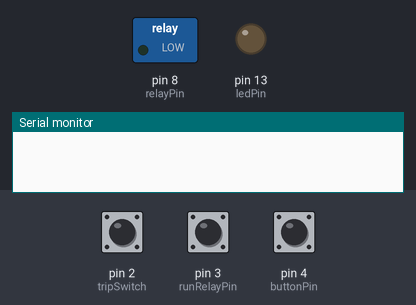
This sketch was run on a simulated Arduino Uno, built with avr-gcc and run on an emulated ATmega328P. Shown: switched loads named in the sketch (green lamp = pin HIGH), output pins drawn as LEDs (lit = HIGH), the last lines printed to the serial monitor. The test bench sets the inputs (shaded band); at power-on: pin 4 (buttonPin) HIGH, pin 3 (runRelayPin) HIGH, pin 2 (tripSwitch) HIGH.

Above: at 1.2 s.
1.3 s: pin 4 (buttonPin) pulled LOW for 0.15 s
At 2.5 s:
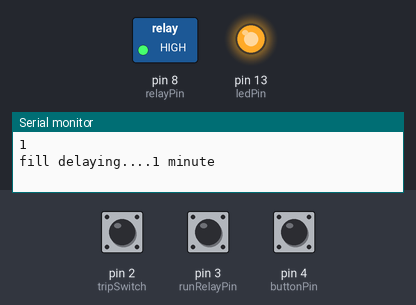
2.9 s: pin 3 (runRelayPin) pulled LOW for 0.15 s
At 2.97 s:
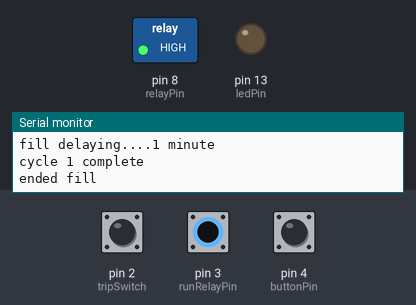
6.1 s: pin 3 (runRelayPin) pulled LOW for 3.2 s
At 10.0 s:
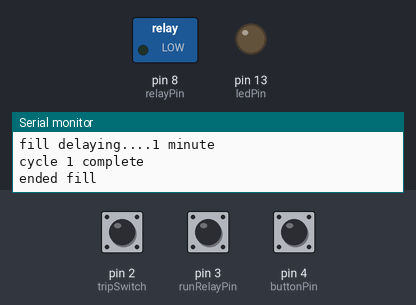
10.8 s: pin 4 (buttonPin) pulled LOW for 1 s
At 11.2 s:
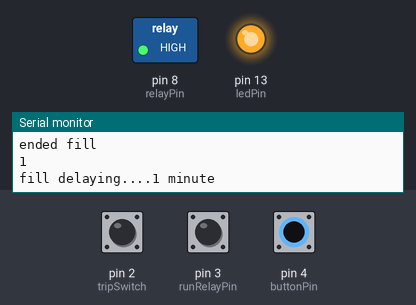
13.3 s: pin 2 (tripSwitch) pulled LOW for 1 s
Timing chart, 0 to 16.3 s (numbered marks = the images above; inputs shaded):
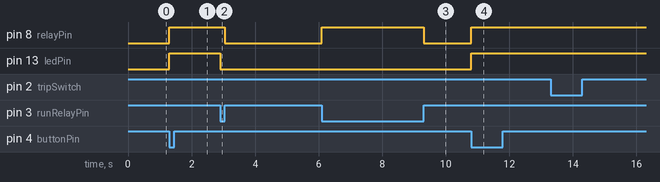

The sketch:

slimjim2234_Automated-Water-Softener__4089efa2__main.ino
```cpp
#define ten    600000  //milliseconds in 10 minutes
#define five   300000  //milliseconds in 5 minutes
#define one     60000  //milliseconds in 1 minute

// constants won't change. Used here to
// set pin numbers:
const int relayPin =  8;      // the number of the LED pin
const int tripSwitch = 2;
const int runRelayPin = 3;
const int buttonPin = 4;
const int interruptPin1 = 0;
const int interruptPin2 = 1;
const int ledPin = 13;
const int on = HIGH;
const int off = LOW;

// Variables will change:
volatile int switchState = LOW;              // relay state
volatile int tripSwitchState = LOW;          // trip switch state
volatile int runRelayStatus = LOW;           // run relay button state to manually trigger relay
int buttonStatus = 0;
int valveStage = 0;
int restartStatus = 0;

// the following variables are long's because the time, measured in miliseconds,
// will quickly become a bigger number than can be stored in an int.
long lastDebounceTime = 0;  // the last time the output pin was toggled
long debounceDelay = 1000;    // the debounce time; increase if the output flickers

void setup() {
  Serial.begin(9600);
  // set the digital pin as output:
  pinMode(ledPin, OUTPUT);
  pinMode(relayPin, OUTPUT);
  pinMode(runRelayPin, INPUT);
  pinMode(tripSwitch, INPUT);
  pinMode(buttonPin, INPUT);
  digitalWrite(runRelayPin, HIGH);
  digitalWrite(tripSwitch, HIGH);
  digitalWrite(buttonPin, HIGH);
  digitalWrite(relayPin, LOW);
  attachInterrupt(interruptPin1, notifyTripSwitch, RISING);
  attachInterrupt(interruptPin2, runRelay, CHANGE);
}

void loop()
{
  buttonStatus = !digitalRead(buttonPin);  // read input value
  if (buttonStatus == HIGH) {         // check if the input is HIGH (button released)
    digitalWrite(ledPin, HIGH);
    startCycle();
  }
  else{
    digitalWrite(ledPin, LOW);
  }
}

void runRelay(){
  runRelayStatus = !digitalRead(runRelayPin);
  buttonStatus = LOW;
  switchState = runRelayStatus;
  triggerRelay(switchState);
  digitalWrite(ledPin, LOW);
  valveStage = 0;
  restartStatus = 1;
}

void triggerRelay()
{
  switchState = !digitalRead(relayPin);
  digitalWrite(relayPin,switchState);
}

void triggerRelay(int instatus){
  switchState = instatus;
  digitalWrite(relayPin,instatus);
}

void notifyTripSwitch()
{
  // implement debouncing to filter out false readings
  tripSwitchState = !digitalRead(tripSwitch);
  if (tripSwitchState == LOW){
    if ((millis() - lastDebounceTime) > debounceDelay){
      triggerRelay(off);
      lastDebounceTime = millis();
      Serial.println("boom");
      cycle();
    }
  }
  else{
    lastDebounceTime = millis();
  }
}

void startCycle()
{
  valveStage = 1;
  restartStatus = 0;
  cycle();
}

void cycle(long delayin)
{
  long currTime = millis();
  triggerRelay();
  while ((millis() - currTime <= delayin) & (restartStatus == 0)){}
}

void cycle()
{
  Serial.println(valveStage);
  switch (valveStage) {
    case 1:  // fill
      Serial.println("fill delaying....1 minute");
      cycle(one);
      Serial.println("cycle 1 complete");
      valveStage++;
      Serial.println("ended fill");
      break;
    case 2:  // brine draw
      Serial.println("brine delaying....10 minute");
      cycle(ten);
      Serial.println("cycle 2 complete");
      valveStage++;
      Serial.println("ended brine draw");
      break;
    case 3:  // backwash
      Serial.println("backwash delaying....5 minute");
      cycle(five);
      Serial.println("cycle 3 complete");
      valveStage++;
      Serial.println("ended backwash");
      break;
    case 4:  // rinse
      Serial.println("rinse delaying....5 minute");
      cycle(five);
      Serial.println("cycle 4 complete");
      valveStage++;
      Serial.println("ended rinse");
      break;
    case 5:  // service
      Serial.println("service... no delay");
      triggerRelay();
      valveStage++;
      Serial.println("ended service");
      break;
    default:
      valveStage = 0;
      Serial.println("full cycle ended");
      break;
  }
}
```

Measured:
- after the input at 1.3 s, pin 8 (relayPin), pin 13 (ledPin): LOW → HIGH at once
- after the input at 2.9 s, pin 8 (relayPin): HIGH → LOW after 0.15 s; pin 13 (ledPin): HIGH → LOW at once
- after the input at 6.1 s, pin 8 (relayPin): LOW → HIGH at once, → LOW 3.2 s later
- after the input at 10.8 s, pin 8 (relayPin), pin 13 (ledPin): LOW → HIGH at once
